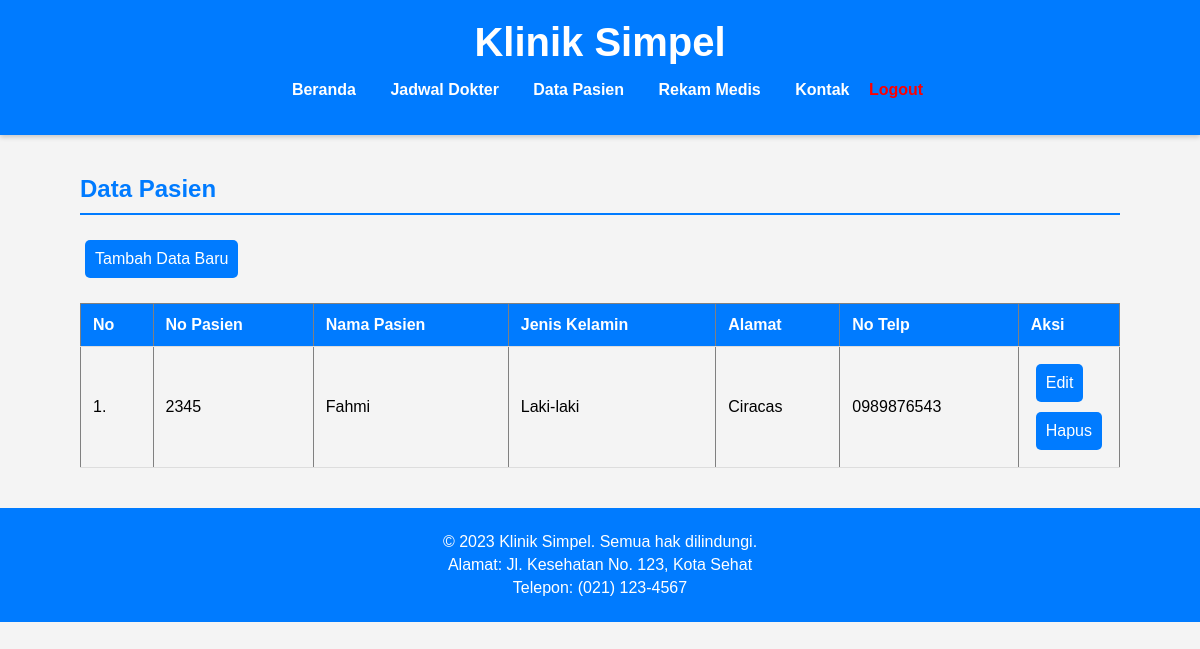
The page /pasien.php on the database as committed earlier.
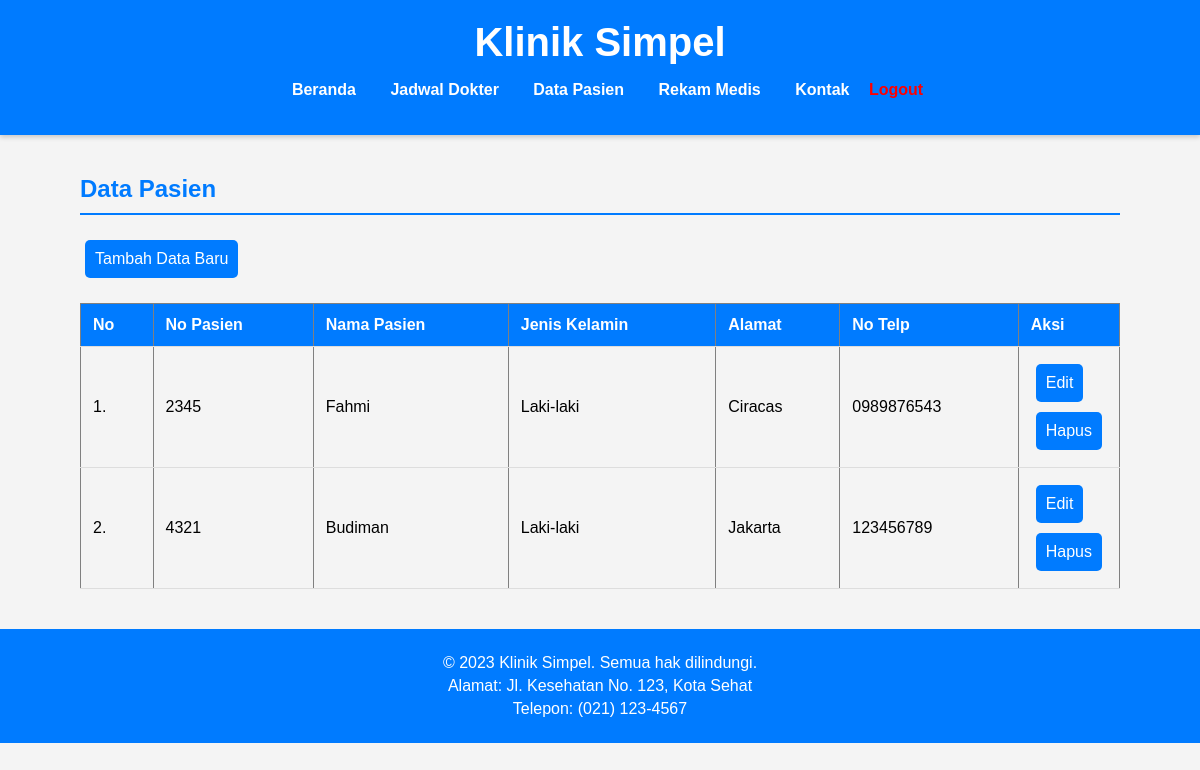
The same page on the database as committed later.
### tables this page shows
CREATE TABLE `pasien` (
  `no_pasien` varchar(20) NOT NULL,
  `nama_pasien` varchar(20) NOT NULL,
  `jk` varchar(20) NOT NULL,
  `alamat` varchar(20) NOT NULL,
  `no_telp` varchar(20) NOT NULL
);

### pasien.php (the view, shortened to what this page needs)
<!DOCTYPE html>
<html lang="id">
<head>
    <link rel="stylesheet" href="css/styles.css">
</head>
<body>
    <header>
        <div class="container">
            <h1>Klinik Simpel</h1>
            <nav>
                <ul>
                    <li><a href="Beranda.php">Beranda</a></li>
                    <li><a href="jadwal.php">Jadwal Dokter</a></li>
                    <li><a href="pasien.php">Data Pasien</a></li>
                    <li><a href="rmedis.php">Rekam Medis</a></li>
                    <li><a href="kontak.php">Kontak</a></li>
                    <a style="text-decoration:none;color: #ff0000;font-weight: bold;" href="logout.php" class="logout">Logout</a>
                </ul>
            </nav>
        </div>
    </header>
    <main class="container">
        <h2>Data Pasien</h2>
        <div style="overflow: auto;">
            <a href="form_tambah.php" class="button">Tambah Data Baru </a>
            <table border="1" class="table">
                <thead>
                    <tr>
                        <th>No</th>
                        <th>No Pasien</th>
                        <th>Nama Pasien</th>
                        <th>Jenis Kelamin</th>
                        <th>Alamat</th>
                        <th>No Telp</th>
                        <th>Aksi</th>
                    </tr>
                    <?php
                    include "koneksi.php";
                    $query = mysqli_query($koneksi, "SELECT * FROM pasien") or die(mysqli_error($koneksi));
                    $nomor = 1;
                    while ($data = mysqli_fetch_array($query)) { ?>
                        <tr>
                            <td align="center"><?php echo $nomor++; ?>.</td>
                            <td><?php echo $data['no_pasien']; ?></td>
                            <td><?php echo $data['nama_pasien']; ?></td>
                            <td><?php echo $data['jk']; ?></td>
                            <td><?php echo $data['alamat']; ?></td>
                            <td><?php echo $data['no_telp']; ?></td>
                            <td width="90px" align="center">
                                <a href="form_edit.php?no_pasien=<?php echo $data['no_pasien']; ?>" class="button">Edit</a>
                                <a href="proses_hapus.php?no_pasien=<?php echo $data['no_pasien']; ?>" onclick="return confirm('Yakin hapus data?')" class="button">Hapus</a>
                            </td>
                        </tr>
                    <?php
                    } ?>
            </table>
        </div>
    </main>
    <footer>
        <p>&copy; 2023 Klinik Simpel. Semua hak dilindungi.</p>
        <p>Alamat: Jl. Kesehatan No. 123, Kota Sehat</p>
        <p>Telepon: (021) 123-4567</p>
    </footer>
</body>
</html>

### koneksi.php (shortened to what this page needs)
<!doctype html>
<html>
<head>
</head>
<body>
</body>
</html>

### css/styles.css (style rules this page uses)
* { box-sizing: border-box; }
body { font-family: 'Arial', sans-serif; margin: 0; padding: 0; background-color: #f4f4f4; }
.container { width: 90%; max-width: 1200px; margin: auto; }
.logout { text-decoration: none; color: #ff0000; font-weight: bold; }
header { background: #007bff; color: #fff; padding: 20px 0; box-shadow: 0 2px 5px rgba(0, 0, 0, 0.2); }
header h1 { text-align: center; margin: 0; font-size: 2.5em; }
nav ul { list-style: none; padding: 0; text-align: center; }
nav ul li { display: inline; margin: 0 15px; }
nav ul li a { color: #fff; text-decoration: none; font-weight: bold; transition: color 0.3s; }
main { padding: 20px; }
h2 { color: #007bff; border-bottom: 2px solid #007bff; padding-bottom: 10px; }
table { width: 100%; border-collapse: collapse; margin-top: 20px; }
table th, table td { padding: 12px; text-align: left; border-bottom: 1px solid #ddd; }
table th { background-color: #007bff; color: white; }
.button { display: inline-block; padding: 10px 10px; margin: 5px; background: #007bff; color: #fff; text-decoration: none; border-radius: 5px; transition: background 0.3s; }
footer { text-align: center; padding: 20px 0; background: #007bff; color: #fff; position: relative; bottom: 0; width: 100%; margin-top: 20px; }
footer p { margin: 5px 0; }

Rows that differ between the two databases and show on the page:
added pasien: no_pasien "4321", nama_pasien "Budiman", jk "Laki-laki", alamat "Jakarta", no_telp "123456789"
